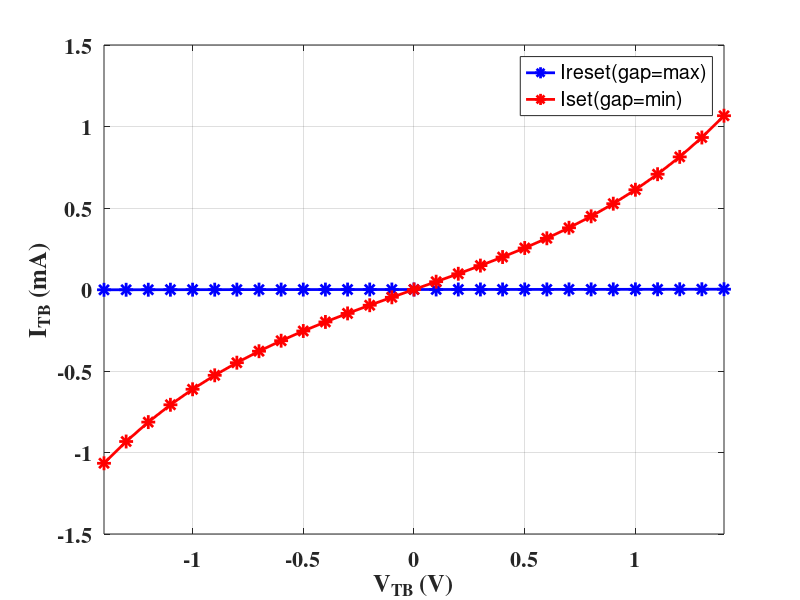
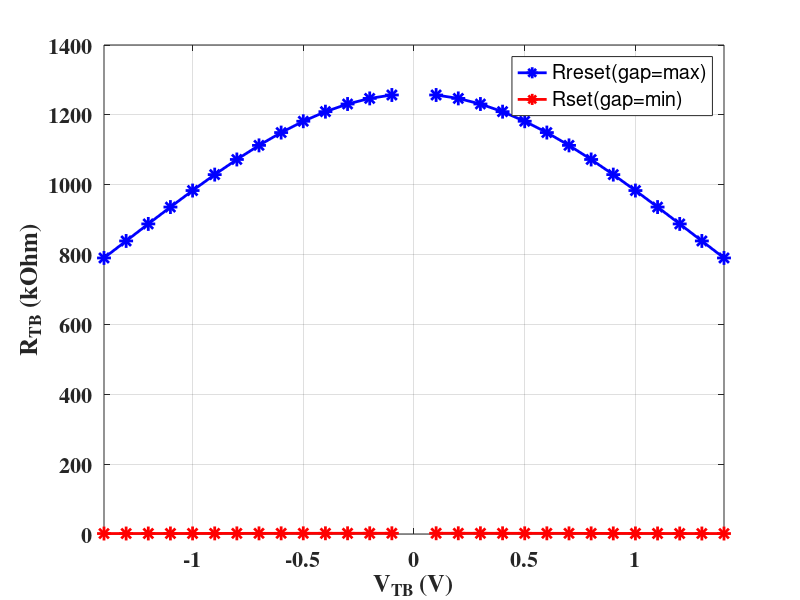
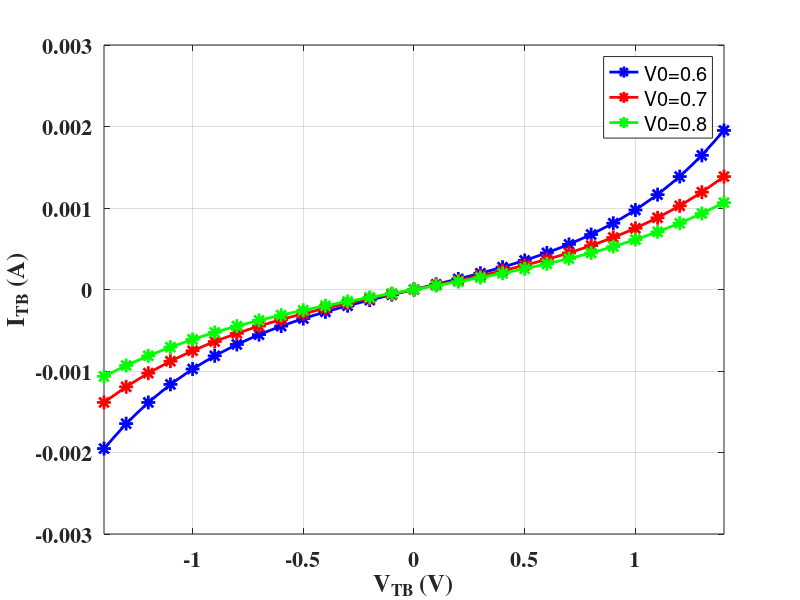
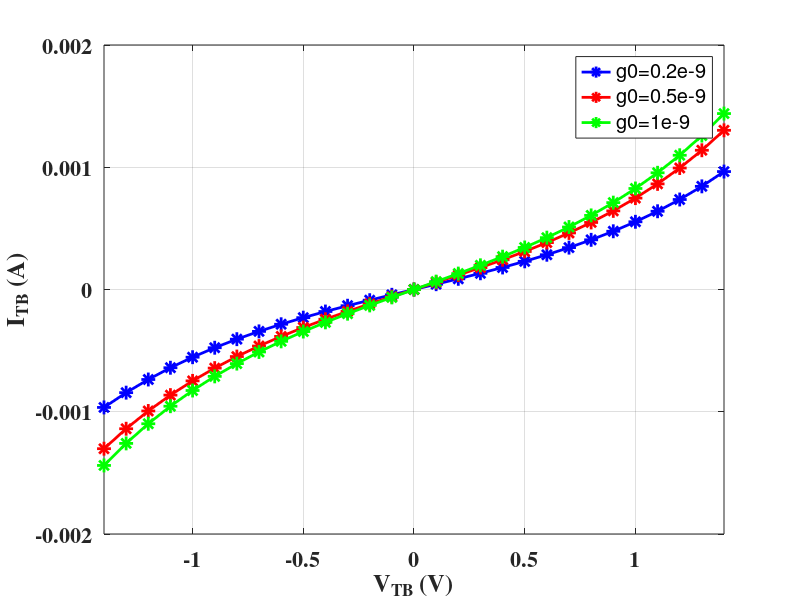

Source code (MATLAB) for these figures, in order:
clear all
close all
%% Constants and physical parameters
kb = 1.38e-23;
q = 1.6e-19;
% threshold temperature for signficant random variations
T_crit = 450;
% Variation fitting parameters
T_smth = 500;
% Initial room temperature in devices
T_ini = 273+25;
% minimum field requirement to enhance gap formation, F_min
F_min = 1.4e9;
% Thermal resistance
Rth = 2.1e3;
% oxide thickness
%tox = 12e-9;
tox = 10e-9;
% random seed
rand_seed_ini = 0;
% time step 
time_step = 1e-9;

%% Default Device parameters
%gap_max = 1.7e-9; % Fitting parameter for Ireset
%gap_min = 0.2e-9; % Fitting parameter for Iset
%g0 = 0.25e-9; % Fitting parameter for slope rate of Iset/Ireset
%V0 = 0.25; % Fitting parameter for slope rate of Iset/Ireset
%I0 = 1000e-6; % Fitting paramete for current
% gamma0 = 28; %controls the Vset and Vreset (speed of increase/decrease gap)

%% Fit Device parameters:
% Vset = Vreset = 1.1V
% Iset,max = 500uA
% RLRS = 2.4kOhm, RHRS = 5MOhm
%gap_max = 2.10e-9;
%gap_min = 0.10e-9;
%g0 = 0.25e-9;
%V0 = 0.8;
%I0 = 570e-6;
%beta = 1e-2;
%gamma0 = 13;
%Vel0 = 0.68;
%% Atom spacing
%a0 = 0.2e-10;
%Ea = 0.13;

%% Fit Device parameters:
% Vset = Vreset = 1.1V
% Iset,max = 500uA
% RLRS = 2.4kOhm, RHRS = 4MOhm
%gap_max = 2.05e-9;
%gap_min = 0.10e-9;
%g0 = 0.25e-9;
%V0 = 0.8;
%I0 = 570e-6;
%beta = 1e-2;
%gamma0 = 13;
%Vel0 = 0.68;
%% Atom spacing
%a0 = 0.2e-10;
%Ea = 0.13;

%% Fit Device parameters:
% Vset = Vreset = 1.1V
% Iset,max = 500uA
% RLRS = 2.4kOhm, RHRS = 3MOhm
%gap_max = 1.98e-9;
%gap_min = 0.10e-9;
%g0 = 0.25e-9;
%V0 = 0.8;
%I0 = 570e-6;
%beta = 1e-2;
%gamma0 = 13;
%Vel0 = 0.68;
%% Atom spacing
%a0 = 0.2e-10;
%Ea = 0.13;

%% Fit Device parameters:
% Vset = Vreset = 1.1V
% Iset,max = 500uA
% RLRS = 2.4kOhm, RHRS = 2MOhm
%gap_max = 1.90e-9;
%gap_min = 0.10e-9;
%g0 = 0.25e-9;
%V0 = 0.8;
%I0 = 570e-6;
%beta = 1e-2;
%gamma0 = 13;
%Vel0 = 0.68;
%% Atom spacing
%a0 = 0.2e-10;
%Ea = 0.13;

%% Fit Device parameters:
% Vset = Vreset = 1.1V
% Iset,max = 500uA
% RLRS = 2.4kOhm, RHRS = 1MOhm
gap_max = 1.70e-9;
gap_min = 0.10e-9;
g0 = 0.25e-9;
V0 = 0.8;
I0 = 570e-6;
beta = 1e-2;
gamma0 = 13;
Vel0 = 0.68;
% Atom spacing
a0 = 0.2e-10;
Ea = 0.13;

%% Fit Device parameters:
% Vset = Vreset = 1.1V
% Iset,max = 500uA
% RLRS = 2.4kOhm, RHRS = 0.5MOhm
%gap_max = 1.55e-9;
%gap_min = 0.10e-9;
%g0 = 0.25e-9;
%V0 = 0.8;
%I0 = 570e-6;
%beta = 1e-2;
%gamma0 = 13;
%Vel0 = 0.68;
%% Atom spacing
%a0 = 0.2e-10;
%Ea = 0.13;

%% Fit Device parameters:
% Vset = Vreset = 1.1V
% Iset,max = 500uA
% RLRS = 2.4kOhm, RHRS = 0.1MOhm
%gap_max = 1.15e-9;
%gap_min = 0.10e-9;
%g0 = 0.25e-9;
%V0 = 0.8;
%I0 = 570e-6;
%beta = 1e-2;
%gamma0 = 13;
%Vel0 = 0.68;
%% Atom spacing
%a0 = 0.2e-10;
%Ea = 0.13;

%% Fit Device parameters:
% Vset = Vreset = 1.2V
% Iset,max = 500uA
% RLRS = 2.4kOhm, RHRS = 20MOhm
%gap_max = 2.48e-9;
%gap_min = 0.10e-9;
%g0 = 0.25e-9;
%V0 = 0.8;
%I0 = 570e-6;
%beta = 1e-2;
%gamma0 = 12;
%Vel0 = 0.4;
% Atom spacing
%a0 = 0.35e-9/10;
%Ea = 0.12;

%% Fit Device parameters:
% Vset = Vreset = 1.1V
% Iset,max = 500uA
% RLRS = 2.4kOhm, RHRS = 23MOhm
%gap_max = 2.48e-9;
%gap_min = 0.10e-9;
%g0 = 0.25e-9;
%V0 = 0.8;
%I0 = 570e-6;
%beta = 1e-2;
%gamma0 = 13;
%Vel0 = 0.68;
% Atom spacing
%a0 = 0.2e-10;
%Ea = 0.13;

% Vset = Vreset = 1.0V
% Iset,max = 500uA
% RLRS = 2.4kOhm, RHRS = 23MOhm
%gap_max = 2.48e-9;
%gap_min = 0.10e-9;
%g0 = 0.25e-9;
%V0 = 0.8;
%I0 = 570e-6;
%beta = 1e-2;
%gamma0 = 14;
%Vel0 = 0.7;
% Atom spacing
%a0 = 0.268e-10;
%Ea = 0.14;

%% Fit Device parameters:
% Vset = Vreset = 0.9V
% Iset,max = 500uA
% RLRS = 1.8kOhm, RHRS = 20MOhm
%gap_max = 2.48e-9;
%gap_min = 0.10e-9;
%g0 = 0.25e-9;
%V0 = 0.8;
%I0 = 570e-6;
%beta = 1e-2;
%gamma0 = 17;
%Vel0 = 0.7;
% Atom spacing
%a0 = 0.268e-10;
%Ea = 0.165;

%% Fit Device parameters:
% Vset = Vreset = 0.6V
% Iset,max = 500uA
% RLRS = 1.8kOhm, RHRS = 20MOhm
%gap_max = 2.48e-9;
%gap_min = 0.10e-9;
%g0 = 0.25e-9;
%V0 = 0.8;
%I0 = 570e-6;
%beta = 1e-2;
%gamma0 = 18;
%Vel0 = 0.7;
% Atom spacing
%a0 = 0.268e-10;
%Ea = 0.165;


%% Fit Device parameters:
% Vset = Vreset = 0.3V
% Iset,max = 500uA
% RLRS = 1.8kOhm, RHRS = 20MOhm
%gap_max = 2.48e-9;
%gap_min = 0.10e-9;
%g0 = 0.25e-9;
%V0 = 0.8;
%I0 = 570e-6;
%beta = 1e-2;
%gamma0 = 48;
%Vel0 = 0.7;
% Atom spacing
%a0 = 0.268e-10;
%Ea = 0.165;

%% Fit Device parameters:
% Vset = Vreset = 0.2V
% Iset,max = 500uA
% RLRS = 1.8kOhm, RHRS = 20MOhm
%gap_max = 2.48e-9;
%gap_min = 0.10e-9;
%g0 = 0.25e-9;
%V0 = 0.8;
%I0 = 570e-6;
%beta = 1e-2;
%gamma0 = 75;
%Vel0 = 0.7;
% Atom spacing
%a0 = 0.268e-10;
%Ea = 0.165;

%% I-V equation
Vtb = -1.5:0.1:1.5;
%Vtb = -1.8:0.1:1.8;
gap = gap_min:0.1e-9:gap_max;
iv_legend = [{'Ireset(gap=max)'}, {'Iset(gap=min)'}];
Itb_reset = I0 * exp(-gap_max/g0) * sinh(Vtb/V0);
Itb_set = I0 * exp(-gap_min/g0) * sinh(Vtb/V0);

res_legend = [{'Rreset(gap=max)'}, {'Rset(gap=min)'}];
Rtb_reset = Vtb./Itb_reset;
Rtb_set = Vtb./Itb_set;
disp('Rtb_set(kOhm):');
disp(Rtb_set/1e3);
disp('Rtb_reset(MOhm):');
disp(Rtb_reset/1e6);

disp_vtb_max = 1.4;
disp_vtb_min = -1.4;

%% I-V Data for Sweep V0
V0_sweep = [0.6,0.7,0.8]; % [0,10]
V0_sweep_legend = [{'V0=0.6'}, {'V0=0.7'}, {'V0=0.8'}];
Itb_set_V0_1 = I0 * exp(-gap_min/g0) * sinh(Vtb/V0_sweep(1));
Itb_set_V0_2 = I0 * exp(-gap_min/g0) * sinh(Vtb/V0_sweep(2));
Itb_set_V0_3 = I0 * exp(-gap_min/g0) * sinh(Vtb/V0_sweep(3));

%% I-V Data for Sweep g0
g0_sweep = [0.2e-9,0.5e-9,1e-9]; % (0,2e-9);
g0_sweep_legend = [{'g0=0.2e-9'}, {'g0=0.5e-9'}, {'g0=1e-9'}];
Itb_set_g0_1 = I0 * exp(-gap_min/g0_sweep(1)) * sinh(Vtb/V0);
Itb_set_g0_2 = I0 * exp(-gap_min/g0_sweep(2)) * sinh(Vtb/V0);
Itb_set_g0_3 = I0 * exp(-gap_min/g0_sweep(3)) * sinh(Vtb/V0);

%% Fig.1: plot the I-V characteristic Set&Reset
fig_handle1 = figure;
plot(Vtb, Itb_reset/1e-3, 'b-*', 'LineWidth', 2, 'MarkerSize', 10);
hold on
plot(Vtb, Itb_set/1e-3, 'r-*', 'LineWidth', 2, 'MarkerSize', 10);
hold on
xlabel('V_{TB} (V)', 'FontSize', 18, 'FontWeight', 'bold', 'FontName', 'Times');
set(gca,'xlim',[-1.4 1.4],'Fontsize',16, 'FontWeight','bold', 'FontName', 'Times');
ylabel('I_{TB} (mA)', 'FontSize', 18, 'FontWeight', 'bold', 'FontName', 'Times');
set(gca, 'Fontsize', 16, 'FontWeight', 'bold', 'FontName', 'Times');
hleg = legend(iv_legend);
grid on

%% Fig.2: plot the R-V characteristic Set&Reset
fig_handle2 = figure;
plot(Vtb, Rtb_reset/1e3, 'b-*', 'LineWidth', 2, 'MarkerSize', 10);
hold on
plot(Vtb, Rtb_set/1e3, 'r-*', 'LineWidth', 2, 'MarkerSize', 10);
hold on
xlabel('V_{TB} (V)', 'FontSize', 18, 'FontWeight', 'bold', 'FontName', 'Times');
set(gca,'xlim',[disp_vtb_min disp_vtb_max],'Fontsize',16, 'FontWeight','bold', 'FontName', 'Times');
ylabel('R_{TB} (kOhm)', 'FontSize', 18, 'FontWeight', 'bold', 'FontName', 'Times');
set(gca, 'Fontsize', 16, 'FontWeight', 'bold', 'FontName', 'Times');
hleg = legend(res_legend);
grid on

%% Fig.3: Sweep V0 for I-V characeristic 
fig_handle3 = figure;
plot(Vtb, Itb_set_V0_1, 'b-*', 'LineWidth', 2, 'MarkerSize', 10);
hold on
plot(Vtb, Itb_set_V0_2, 'r-*', 'LineWidth', 2, 'MarkerSize', 10);
hold on
plot(Vtb, Itb_set_V0_3, 'g-*', 'LineWidth', 2, 'MarkerSize', 10);
hold on
xlabel('V_{TB} (V)', 'FontSize', 18, 'FontWeight', 'bold', 'FontName', 'Times');
set(gca,'xlim',[disp_vtb_min disp_vtb_max],'Fontsize',16, 'FontWeight','bold', 'FontName', 'Times');
ylabel('I_{TB} (A)', 'FontSize', 18, 'FontWeight', 'bold', 'FontName', 'Times');
set(gca, 'Fontsize', 16, 'FontWeight', 'bold', 'FontName', 'Times');
hleg = legend(V0_sweep_legend);
grid on

%% Fig.4: Sweep g0 for I-V characeristic 
fig_handle4 = figure;
plot(Vtb, Itb_set_g0_1, 'b-*', 'LineWidth', 2, 'MarkerSize', 10);
hold on
plot(Vtb, Itb_set_g0_2, 'r-*', 'LineWidth', 2, 'MarkerSize', 10);
hold on
plot(Vtb, Itb_set_g0_3, 'g-*', 'LineWidth', 2, 'MarkerSize', 10);
hold on
xlabel('V_{TB} (V)', 'FontSize', 18, 'FontWeight', 'bold', 'FontName', 'Times');
set(gca,'xlim',[disp_vtb_min disp_vtb_max],'Fontsize',16, 'FontWeight','bold', 'FontName', 'Times');
ylabel('I_{TB} (A)', 'FontSize', 18, 'FontWeight', 'bold', 'FontName', 'Times');
set(gca, 'Fontsize', 16, 'FontWeight', 'bold', 'FontName', 'Times');
hleg = legend(g0_sweep_legend);
grid on

%% Fig. 5: plot Field - Vtb
gamma0_sweep = [gamma0,10,8]; % (0,20);
gamma0_sweep_legend = [{['gamma0=', num2str(gamma0)]}, {'gamma0=10'}, {'gamma0=8'}];

gamma = gamma0 - beta * (gap_max/1e-9)^3;
F = (gamma*abs(Vtb)/tox);

F_gamma0_1 = ((gamma0_sweep(1) - beta*(gap_max/1e-9)^3)*abs(Vtb)/tox);
F_gamma0_2 = ((gamma0_sweep(2) - beta*(gap_max/1e-9)^3)*abs(Vtb)/tox);
F_gamma0_3 = ((gamma0_sweep(3) - beta*(gap_max/1e-9)^3)*abs(Vtb)/tox);

fig_handle5 = figure;
plot(Vtb, F_gamma0_1/1e9, 'b-*', 'LineWidth', 2, 'MarkerSize', 10);
hold on
plot(Vtb, F_gamma0_2/1e9, 'r-*', 'LineWidth', 2, 'MarkerSize', 10);
hold on
plot(Vtb, F_gamma0_3/1e9, 'g-*', 'LineWidth', 2, 'MarkerSize', 10);
hold on
plot(Vtb, F_min/1e9, 'r-*', 'LineWidth', 2, 'MarkerSize', 10);
hold on
xlabel('V_{TB} (V)', 'FontSize', 18, 'FontWeight', 'bold', 'FontName', 'Times');
ylabel('Field strength(1e9), reach F_min will invoke set process', 'FontSize', 18, 'FontWeight', 'bold', 'FontName', 'Times');
set(gca,'xlim',[disp_vtb_min disp_vtb_max],'Fontsize',16, 'FontWeight','bold', 'FontName', 'Times');
set(gca, 'Fontsize', 16, 'FontWeight', 'bold', 'FontName', 'Times');
hleg = legend(gamma0_sweep_legend);
grid on

%% Fig. 6: plot gap_ddt - Vtb
Vel0_sweep = [Vel0, 0.8, 0.9]; % (0,20);
Vel0_sweep_legend = [{['Vel0=',num2str(Vel0)]}, {'Vel0=0.8'}, {'Vel0=0.9'}];

T_cur = T_ini;
gap_ddt = zeros(1,length(Vtb));
gap_dt = zeros(1,length(Vtb));
for i = 1:1:length(Vtb)
  gap_ddt(i) = -Vel0*exp(-q*Ea/kb/T_cur)*sinh(gamma*a0/tox*q*Vtb(i)/kb/T_cur);
  gap_dt(i) = gap_ddt(i)*time_step; 
  gap_dt_Vel0_1(i) = gap_ddt(i)/(Vel0)*Vel0_sweep(1)*time_step; 
  gap_dt_Vel0_2(i) = gap_ddt(i)/(Vel0)*Vel0_sweep(2)*time_step; 
  gap_dt_Vel0_3(i) = gap_ddt(i)/(Vel0)*Vel0_sweep(3)*time_step; 
end

fig_handle6 = figure;
plot(Vtb, gap_dt_Vel0_1/gap_max, 'b-*', 'LineWidth', 2, 'MarkerSize', 10);
hold on
plot(Vtb, gap_dt_Vel0_2/gap_max, 'r-*', 'LineWidth', 2, 'MarkerSize', 10);
hold on
plot(Vtb, gap_dt_Vel0_3/gap_max, 'g-*', 'LineWidth', 2, 'MarkerSize', 10);
hold on
xlabel('V_{TB} (V)', 'FontSize', 18, 'FontWeight', 'bold', 'FontName', 'Times');
ylabel('gap change per time step (#. of gap_max)', 'FontSize', 18, 'FontWeight', 'bold', 'FontName', 'Times');
set(gca, 'Fontsize', 16, 'FontWeight', 'bold', 'FontName', 'Times');
hleg = legend(Vel0_sweep_legend);
grid on

%% Fig. 7: plot gamma - beta
beta_sweep = [beta, 0.02, 0.05]; % (0,20);
beta_sweep_legend = [{['beta=',num2str(beta)]}, {'beta=0.02'}, {'beta=0.05'}];

gap = gap_min: 0.1*(gap_max-gap_min): gap_max;
for i=1:1:length(gap)
gamma_beta_1(i) = gamma0 - beta_sweep(1)*((gap(i)/(1e-9))^3);
gamma_beta_2(i) = gamma0 - beta_sweep(2)*((gap(i)/(1e-9))^3);
gamma_beta_3(i) = gamma0 - beta_sweep(3)*((gap(i)/(1e-9))^3);
end
fig_handle7 = figure;
plot(gap, gamma_beta_1, 'b-*', 'LineWidth', 2, 'MarkerSize', 10);
hold on
plot(gap, gamma_beta_2, 'r-*', 'LineWidth', 2, 'MarkerSize', 10);
hold on
plot(gap, gamma_beta_3, 'g-*', 'LineWidth', 2, 'MarkerSize', 10);
hold on
xlabel('gap', 'FontSize', 18, 'FontWeight', 'bold', 'FontName', 'Times');
ylabel('gamma', 'FontSize', 18, 'FontWeight', 'bold', 'FontName', 'Times');
set(gca, 'Fontsize', 16, 'FontWeight', 'bold', 'FontName', 'Times');
hleg = legend(beta_sweep_legend);
grid on

%% Fig. 8: plot gap_ddt - Vtb
Ea_sweep = [Ea, 0.12, 0.15]; % (0,1);
Ea_sweep_legend = [{['Ea=',num2str(Ea)]}, {'Ea=0.12'}, {'Ea=0.15'}];

T_cur = T_ini;
gap_ddt = zeros(1,length(Vtb));
gap_dt = zeros(1,length(Vtb));
for i = 1:1:length(Vtb)
  gap_ddt_Ea_1(i) = -Vel0*exp(-q*Ea_sweep(1)/kb/T_cur)*sinh(gamma*a0/tox*q*Vtb(i)/kb/T_cur);
  gap_dt_Ea_1(i) = gap_ddt_Ea_1(i)*time_step; 
  gap_ddt_Ea_2(i) = -Vel0*exp(-q*Ea_sweep(2)/kb/T_cur)*sinh(gamma*a0/tox*q*Vtb(i)/kb/T_cur);
  gap_dt_Ea_2(i) = gap_ddt_Ea_2(i)*time_step; 
  gap_ddt_Ea_3(i) = -Vel0*exp(-q*Ea_sweep(3)/kb/T_cur)*sinh(gamma*a0/tox*q*Vtb(i)/kb/T_cur);
  gap_dt_Ea_3(i) = gap_ddt_Ea_3(i)*time_step; 
end

fig_handle8 = figure;
plot(Vtb, gap_dt_Ea_1/gap_max, 'b-*', 'LineWidth', 2, 'MarkerSize', 10);
hold on
plot(Vtb, gap_dt_Ea_2/gap_max, 'r-*', 'LineWidth', 2, 'MarkerSize', 10);
hold on
plot(Vtb, gap_dt_Ea_3/gap_max, 'g-*', 'LineWidth', 2, 'MarkerSize', 10);
hold on
xlabel('V_{TB} (V)', 'FontSize', 18, 'FontWeight', 'bold', 'FontName', 'Times');
ylabel('gap change per time step (#. of gap_max)', 'FontSize', 18, 'FontWeight', 'bold', 'FontName', 'Times');
set(gca, 'Fontsize', 16, 'FontWeight', 'bold', 'FontName', 'Times');
hleg = legend(Ea_sweep_legend);
grid on

%% Fig. 9: plot gap_ddt - a0
a0_sweep = [a0, 0.3e-10, 0.35e-10]; % (0,1);
a0_sweep_legend = [{['a0=',num2str(a0)]}, {'a0=0.3e-10'}, {'a0=0.35e-10'}];

T_cur = T_ini;
gap_ddt = zeros(1,length(Vtb));
gap_dt = zeros(1,length(Vtb));
for i = 1:1:length(Vtb)
  gap_ddt_a0_1(i) = -Vel0*exp(-q*Ea/kb/T_cur)*sinh(gamma*a0_sweep(1)/tox*q*Vtb(i)/kb/T_cur);
  gap_dt_a0_1(i) = gap_ddt_a0_1(i)*time_step; 
  gap_ddt_a0_2(i) = -Vel0*exp(-q*Ea/kb/T_cur)*sinh(gamma*a0_sweep(2)/tox*q*Vtb(i)/kb/T_cur);
  gap_dt_a0_2(i) = gap_ddt_a0_2(i)*time_step; 
  gap_ddt_a0_3(i) = -Vel0*exp(-q*Ea/kb/T_cur)*sinh(gamma*a0_sweep(3)/tox*q*Vtb(i)/kb/T_cur);
  gap_dt_a0_3(i) = gap_ddt_a0_3(i)*time_step; 
end

fig_handle8 = figure;
plot(Vtb, gap_dt_a0_1/gap_max, 'b-*', 'LineWidth', 2, 'MarkerSize', 10);
hold on
plot(Vtb, gap_dt_a0_2/gap_max, 'r-*', 'LineWidth', 2, 'MarkerSize', 10);
hold on
plot(Vtb, gap_dt_a0_3/gap_max, 'g-*', 'LineWidth', 2, 'MarkerSize', 10);
hold on
xlabel('V_{TB} (V)', 'FontSize', 18, 'FontWeight', 'bold', 'FontName', 'Times');
ylabel('gap change per time step (#. of gap_max)', 'FontSize', 18, 'FontWeight', 'bold', 'FontName', 'Times');
set(gca, 'Fontsize', 16, 'FontWeight', 'bold', 'FontName', 'Times');
hleg = legend(a0_sweep_legend);
grid on
